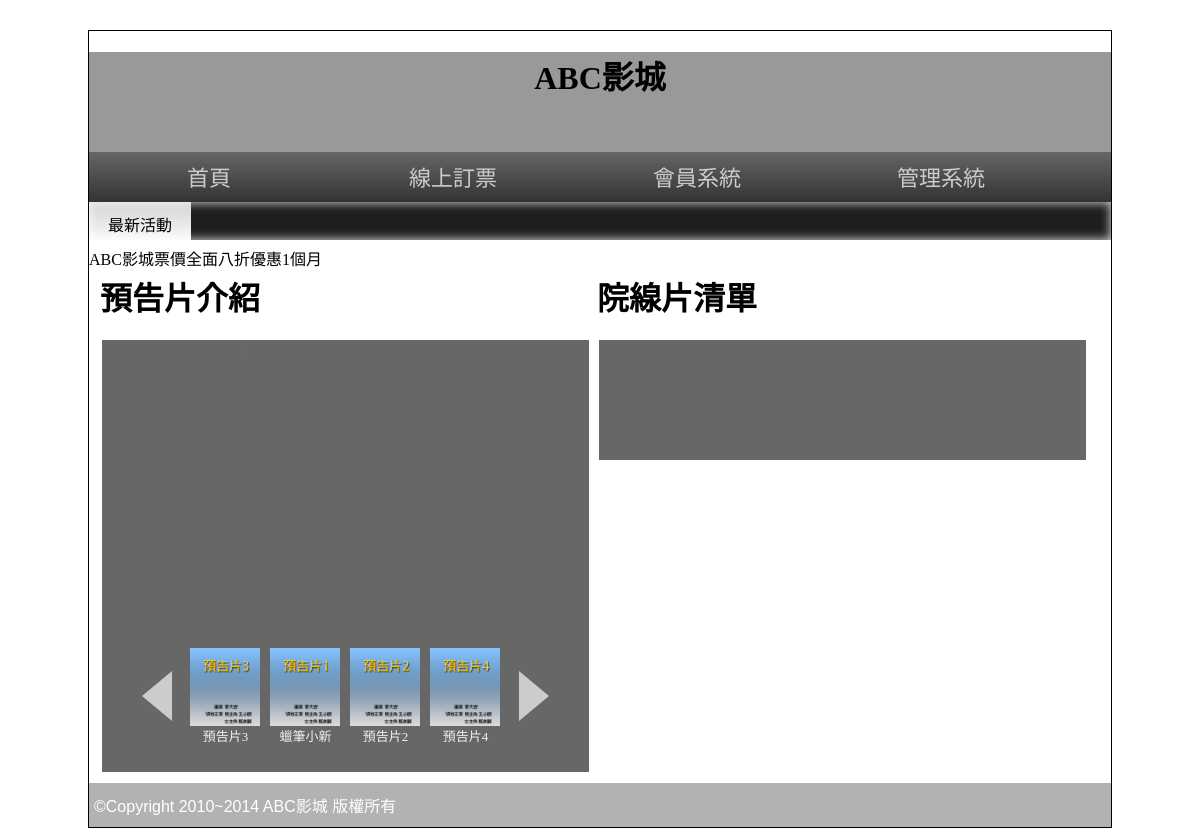
Before: / with the older database file.
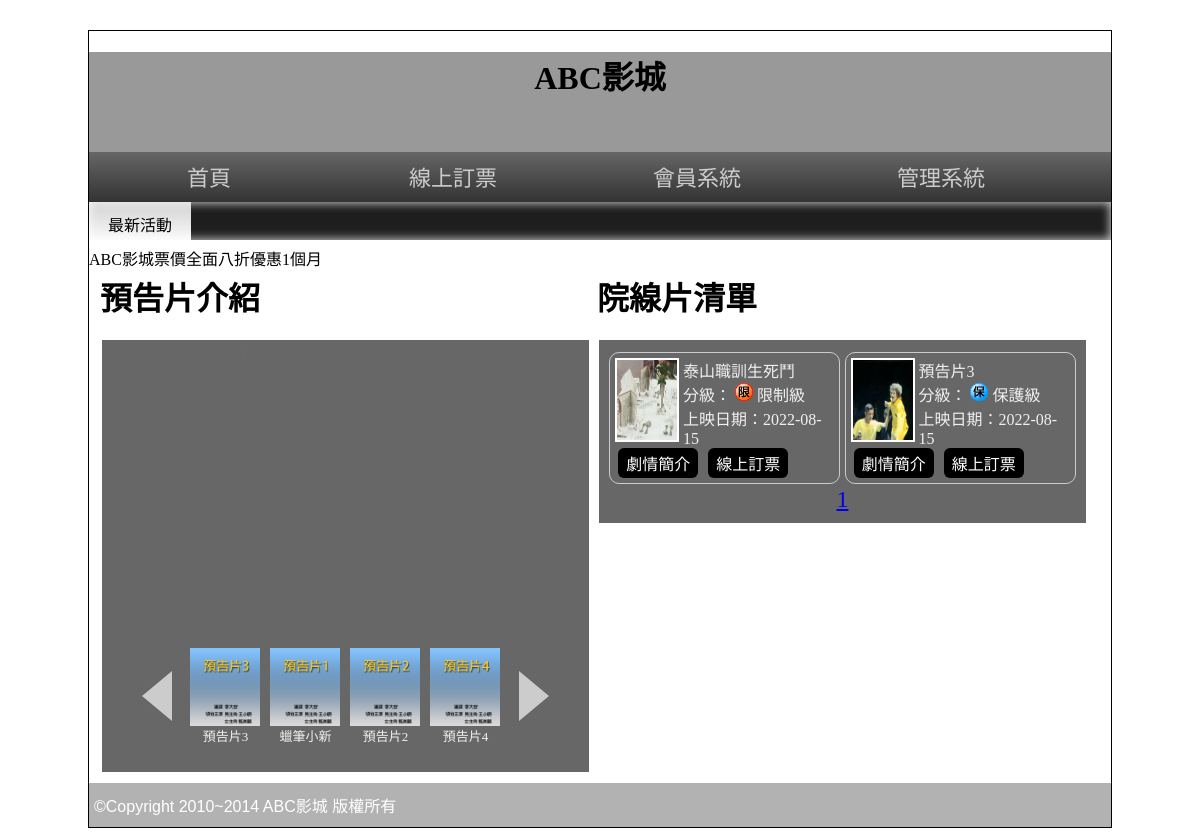
After: the same page with the newer database file.
### tables this page shows
CREATE TABLE `poster` (
  `id` int(11) UNSIGNED NOT NULL,
  `img` varchar(128) NOT NULL,
  `name` varchar(32) NOT NULL,
  `rank` int(11) UNSIGNED NOT NULL,
  `sh` int(1) UNSIGNED NOT NULL,
  `ani` int(1) UNSIGNED NOT NULL
);

CREATE TABLE `movie` (
  `id` int(11) UNSIGNED NOT NULL,
  `name` varchar(64) NOT NULL,
  `level` varchar(10) NOT NULL,
  `length` int(11) UNSIGNED NOT NULL,
  `ondate` date NOT NULL,
  `publish` text NOT NULL,
  `director` text NOT NULL,
  `trailer` text NOT NULL,
  `poster` text NOT NULL,
  `intro` text NOT NULL,
  `rank` int(11) UNSIGNED NOT NULL,
  `sh` int(1) UNSIGNED NOT NULL
);

### base.php (called while the page is built, shortened)
<?php
class DB{
    protected $table;
    protected $dsn="mysql:host=localhost;charset=utf8;dbname=db24_3";
    protected $pdo;
function __construct($table){
    $this->table=$table;
    $this->pdo=new PDO($this->dsn,'root','');
}
function all(...$arg){
    $sql="SELECT * FROM $this->table ";
    if(isset($arg[0])){
        if(is_array($arg[0])){
            foreach($arg[0] as $key => $val){
                $tmp[]="`$key`='$val'";
            }
            $sql.=" WHERE " . join(" AND ",$tmp);
        }else{
            $sql.= $arg[0];
        }
    }
    if(isset($arg[1])){
        $sql.=$arg[1];
    }
    return $this->pdo->query($sql)->fetchAll(PDO::FETCH_ASSOC);
}
function math($math,$col,...$arg){
    $sql="SELECT $math($col) FROM $this->table ";
    if(isset($arg[0])){
        if(is_array($arg[0])){
            foreach($arg[0] as $key => $val){
                $tmp[]="`$key`='$val'";
            }
            $sql.=" WHERE " . join(" AND ",$tmp);
        }else{
            $sql.= $arg[0];
        }
    }
    return $this->pdo->query($sql)->fetchColumn();
}
}
$Poster= new DB('poster');
$Movie=new DB('movie');
$Level=[
    '普遍級'=>'03C01.png',
    '輔導級'=>'03C02.png',
    '保護級'=>'03C03.png',
    '限制級'=>'03C04.png'
];
?>

### front/main.php (the view, shortened to what this page needs)
<div class="half" style="vertical-align:top;">
        <h1>預告片介紹</h1>
        <div class="rb tab" style="width:95%;">
          <div>
            <div class="lists">
            <?php
            $pos=$Poster->all(['sh'=>1]," order by rank");
            foreach($pos as $key => $po){
              echo "<div class='poster' id='p{$po['id']}' data-ani='{$po['ani']}'>";
              echo "<img src='./upload/{$po['img']}'>";
              echo "</div>";
            }
            ?>
            </div>
            <div class="controls">
              <div class="left"></div>
              <div class="icons">
              <?php
              foreach($pos as $key => $po){
                echo "<div class='icon' id='i{$po['id']}' data-ani='{$po['ani']}'>";
                echo "<img src='./upload/{$po['img']}'>";
                echo "<div>{$po['name']}</div>";
                echo "</div>";
              }
              ?>
              </div>
              <div class="right"></div>
            </div>
          </div>
        </div>
      </div>
      <div class="half">
        <h1>院線片清單</h1>
        <div class="rb tab" style="width:95%;display:flex;flex-wrap:wrap;justify-content:space-between">
        <?php
          $startDate=date("Y-m-d",strtotime("-2 days"));
          $today=date("Y-m-d");
          $all=$Movie->math("count","id"," where `sh`='1' AND ondate between '$startDate' AND '$today'");
          $div=4;
          $pages=ceil($all/$div);
          $now=$_GET['p']??1;
          $start=($now-1)*$div;
          $rows=$Movie->all(" where `sh`='1' AND ondate between '$startDate' AND '$today' order by rank limit $start,$div");
          foreach($rows as $row){
        ?>
        <div style="display:flex;flex-wrap:wrap;border:1px solid #ccc;border-radius:10px;width:49.5%;padding:5px;box-sizing:border-box;margin:2px 0">
            <div style="width:30%">
            <a href="?do=intro&id=<?=$row['id'];?>">
                <img src="./upload/<?=$row['poster'];?>" style="width:60px;height:80px;border:2px solid white">
            </a>
              </div>
            <div style="width:70%;padding-left:2px;box-sizing:border-box">
              <div><?=$row['name'];?></div>
              <div>分級：
                  <img src="./icon/<?=$Level[$row['level']];?>" style="width:18px">
                  <?=$row['level'];?>
              </div>
              <div>上映日期：<?=$row['ondate'];?></div>
            </div>
            <div style="width: 100%;">
              <button onclick="location.href='?do=intro&id=<?=$row['id'];?>'">劇情簡介</button>
              <button onclick="location.href='?do=order&id=<?=$row['id'];?>'">線上訂票</button>
            </div>
        </div>
        <?php
        }
        ?>
          <div class="ct" style="width:100%;">
          <?php
          for($i=1;$i<=$pages;$i++){
            $fontSize=($now==$i)?'24px':'18px';
            echo "<a href='?p={$i}' style='font-size:{$fontSize}'> $i </a>";
          }
          ?>
          </div>
        </div>
      </div>

Changed rows visible on the page:
now on this page (row edited): movie: poster (picture), name "泰山職訓生死鬥", shows a picture, level "限制級", ondate "2022-08-15"
now on this page (row edited): movie: poster (picture), name "預告片3", shows a picture, level "保護級", ondate "2022-08-15"
Other visible differences:
new list line: "1"
